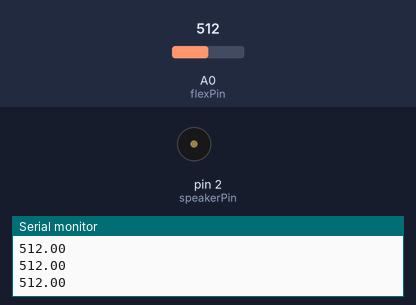
This sketch was run on a simulated Arduino Uno, built with avr-gcc and run on an emulated ATmega328P. On the bench: buzzer (waves = sounding), the last lines printed to the serial monitor. The inputs (shaded band) are chosen by the test bench; at power-on: A0 (flexPin) = 512.

Above: at 1.3 s.
1.4 s: A0 (flexPin) set to 740
2.9 s: A0 (flexPin) set to 761
At 3.4 s:
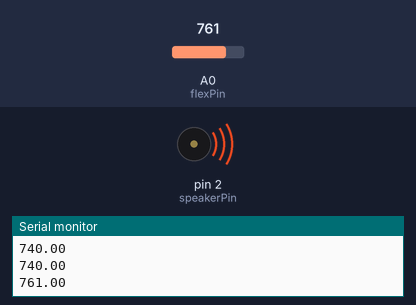
Timing chart, 0 to 5.9 s (numbered marks = the images above; inputs shaded):
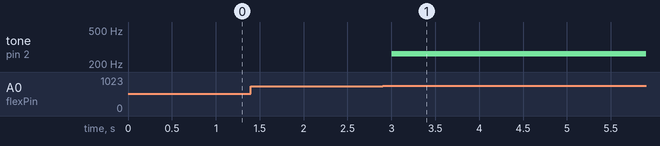

The sketch:

2.ino
```cpp
int flexPin = A0;  // 曲げセンサー(flex sensor)をアナログピン0番に接続
float flexVal = 0; // 曲げセンサーが計測する曲がり具合
int melodyTime = 500; // 音が鳴る時間の長さ
int speakerPin = 2;  // スピーカーをデジタルピン2番に接続

void setup()
{
    Serial.begin(9600);
}

void loop()
{
	flexVal = analogRead( flexPin ); // アナログピン0番から曲がり具合を読み取る
	Serial.println(flexVal);         // シリアルモニタに曲がり具合を表示

	if(flexVal > 750){               // 曲げが750より大きい場合
        tone(speakerPin, 262, melodyTime); // 音を鳴らす
    }

	delay( melodyTime ); // 音の長さだけ待つ
}
```

Measured:
- the behaviour switches between 750 and 751 on A0 (flexPin) (found by bisection; images 0 and 1)
- after the input at 2.9 s, tone on pin 2 (speakerPin): silent → 262 Hz after 0.10 s
